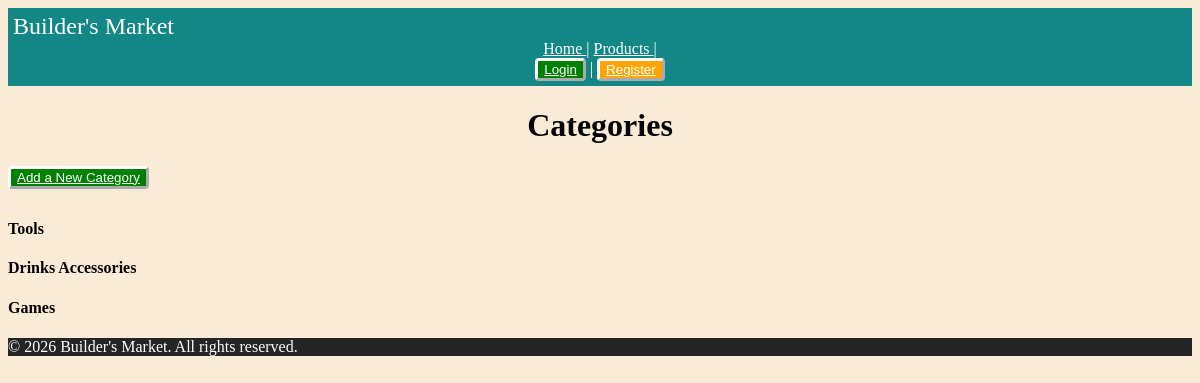
The page /category/ on the database its author committed.
### tables this page shows
CREATE TABLE categories (
    category_id INTEGER PRIMARY KEY,
    category_name VARCHAR(25) NOT NULL UNIQUE
);

### routes/categories.py (the view)
@category_bp.route('/', methods=['GET'])
def view_categories():
    category = Category.GetAll()
    return render_template('categories/categories.html', category = category)

### database/connection.py (called while the page is built)
def get_connection():
    try:
        conn = sqlite3.connect(Config.DATABASE)
        conn.row_factory = sqlite3.Row
        return conn
    except Error as e:
        print(f"Database connection error: {e}")
        return None

### models/categories.py (called while the page is built)
    @staticmethod
    def GetAll():
        db= get_connection()
        sql = "SELECT * FROM categories;"
        results = db.execute(sql).fetchall()
        out = []
        for r in results:
            dev = Category.FromDB(r['category_id'])
            if dev is None:
                continue
            out.append(dev)
        return out

### templates/categories/categories.html (shortened to what this page needs)
{% extends "base.html" %}
{% block content %}
<h1> Categories </h1>
        <button class="greenButton" type="submit">
            <a href="{{url_for('category.add_category')}}"> Add a New Category </a>
        </button>
{% for category in category %}
<h4> {{category.category_name}} </h4>
{% endfor %}
</div>
{% endblock %}

### static/style.css (style rules this page uses)
body { background-color: antiquewhite; }
h1 { text-align: center; }
a { color: white; }
.greenButton { background-color: green; color: white; }
button { border-radius: 4px; border-width: 3px; border-color: rgb(255, 255, 255); }

### rows shown on the page
categories: category_name "Tools"
categories: category_name "Drinks Accessories"
categories: category_name "Games"
